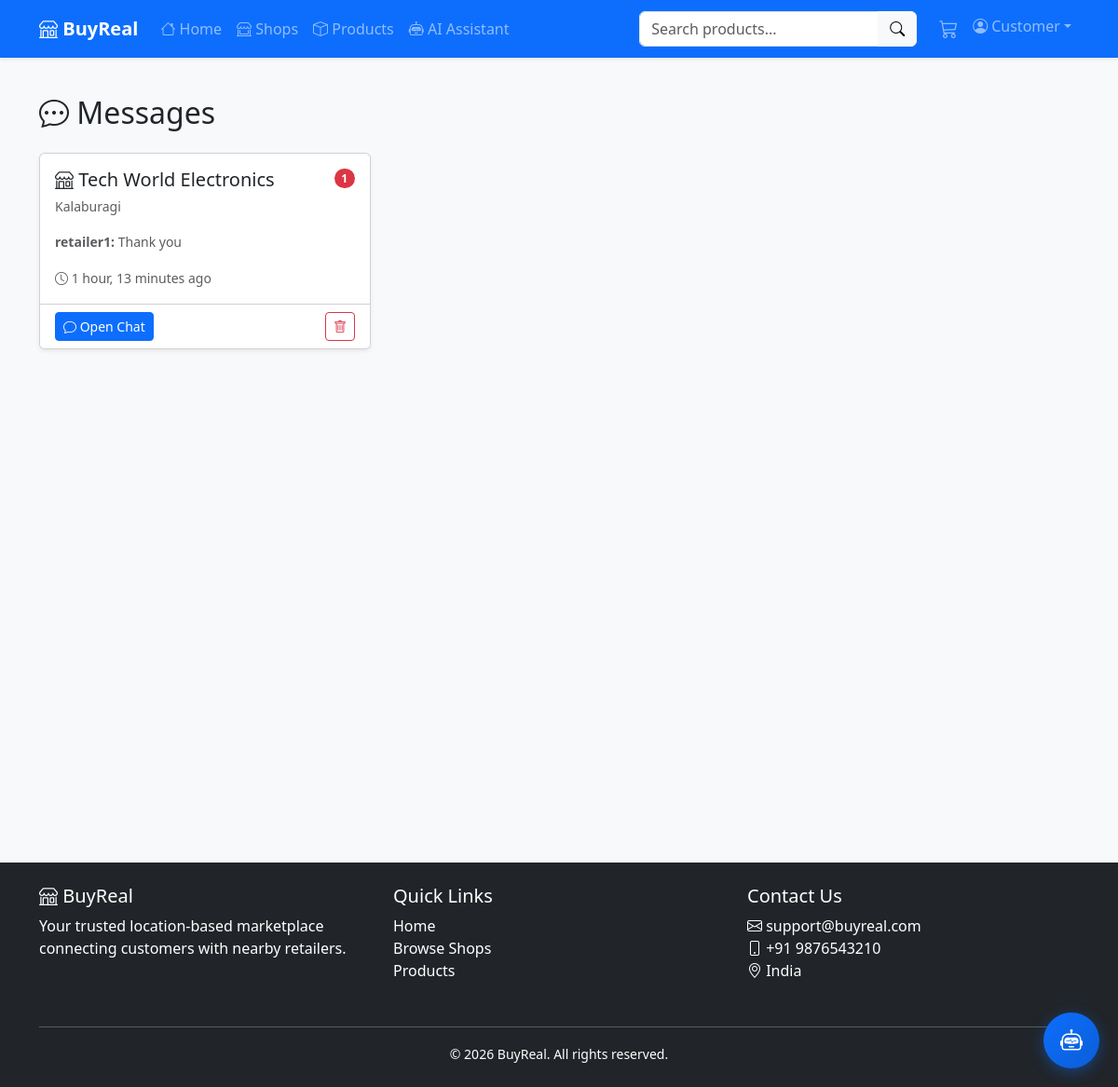
Page /chat/ (signed in) on the committed database.
### users/models.py (models this page shows, shortened)
class CustomUser(AbstractUser):
    ROLE_CHOICES = (
        ('customer', 'Customer'),
        ('retailer', 'Retailer'),
    )
    role = models.CharField(max_length=10, choices=ROLE_CHOICES, default='customer')
    phone = models.CharField(validators=[phone_regex], max_length=17, blank=True, null=True)
    address = models.TextField(blank=True, null=True)
    city = models.CharField(max_length=100, blank=True, null=True)
    state = models.CharField(max_length=100, blank=True, null=True)
    pincode = models.CharField(max_length=10, blank=True, null=True)
    latitude = models.DecimalField(max_digits=9, decimal_places=6, blank=True, null=True)
    longitude = models.DecimalField(max_digits=9, decimal_places=6, blank=True, null=True)
    profile_picture = models.ImageField(upload_to='profile_pics/', blank=True, null=True)
    created_at = models.DateTimeField(auto_now_add=True)
    updated_at = models.DateTimeField(auto_now=True)
    class Meta:
        verbose_name = 'User'
        verbose_name_plural = 'Users'

### chat/models.py (models this page shows, shortened)
class Conversation(models.Model):
    customer = models.ForeignKey(
        settings.AUTH_USER_MODEL,
        on_delete=models.CASCADE,
        related_name='customer_conversations'
    )
    shop = models.ForeignKey(
        Shop,
        on_delete=models.CASCADE,
        related_name='conversations'
    )
    created_at = models.DateTimeField(auto_now_add=True)
    updated_at = models.DateTimeField(auto_now=True)
    customer_unread = models.PositiveIntegerField(default=0)
    retailer_unread = models.PositiveIntegerField(default=0)
    class Meta:
        unique_together = ['customer', 'shop']
        ordering = ['-updated_at']
    @property
    def last_message(self):
        return self.messages.order_by('-created_at').first()

class Message(models.Model):
    conversation = models.ForeignKey(
        Conversation,
        on_delete=models.CASCADE,
        related_name='messages'
    )
    sender = models.ForeignKey(
        settings.AUTH_USER_MODEL,
        on_delete=models.CASCADE,
        related_name='sent_messages'
    )
    content = models.TextField()
    is_read = models.BooleanField(default=False)
    created_at = models.DateTimeField(auto_now_add=True)
    class Meta:
        ordering = ['created_at']

### shops/models.py (models this page shows, shortened)
class Shop(models.Model):
    STATUS_CHOICES = (
        ('pending', 'Pending Approval'),
        ('approved', 'Approved'),
        ('rejected', 'Rejected'),
        ('suspended', 'Suspended'),
    )
    owner = models.OneToOneField(
        settings.AUTH_USER_MODEL,
        on_delete=models.CASCADE,
        related_name='shop'
    )
    name = models.CharField(max_length=200)
    description = models.TextField()
    category = models.ForeignKey(
        Category,
        on_delete=models.SET_NULL,
        null=True,
        blank=True,
        related_name='shops'
    )
    email = models.EmailField()
    phone = models.CharField(max_length=17)
    address = models.TextField()
    city = models.CharField(max_length=100)
    state = models.CharField(max_length=100)
    pincode = models.CharField(max_length=10)
    latitude = models.DecimalField(
        max_digits=9,
        decimal_places=6,
        blank=True,
        null=True,
        validators=[MinValueValidator(-90), MaxValueValidator(90)]
    )
    longitude = models.DecimalField(
        max_digits=9,
        decimal_places=6,
        blank=True,
        null=True,
        validators=[MinValueValidator(-180), MaxValueValidator(180)]
    )
    image = models.ImageField(upload_to='shop_images/', blank=True, null=True)
    gst_number = models.CharField(max_length=20, blank=True, null=True)
    status = models.CharField(max_length=15, choices=STATUS_CHOICES, default='pending')
    rejection_reason = models.TextField(blank=True, null=True)
    offers_delivery = models.BooleanField(default=True)
    delivery_radius = models.PositiveIntegerField(
        default=10,
        help_text="Delivery radius in kilometers"
    )
    minimum_order = models.DecimalField(
        max_digits=10,
        decimal_places=2,
        default=0,
        help_text="Minimum order amount for delivery"
    )
    rating = models.DecimalField(max_digits=3, decimal_places=2, default=0)
    total_reviews = models.PositiveIntegerField(default=0)
    created_at = models.DateTimeField(auto_now_add=True)
    updated_at = models.DateTimeField(auto_now=True)
    class Meta:
        ordering = ['-created_at']

### chat/views.py (the view)
# urls.py: path('', views.conversations, name='conversations'),
@login_required
def conversations(request):
    if request.user.role == 'customer':
        convos = Conversation.objects.filter(customer=request.user).select_related('shop')
    elif request.user.role == 'retailer':
        try:
            shop = request.user.shop
            convos = Conversation.objects.filter(shop=shop).select_related('customer')
        except Shop.DoesNotExist:
            convos = Conversation.objects.none()
    else:
        convos = Conversation.objects.none()
    return render(request, 'chat/conversations.html', {'conversations': convos})

### orders/context_processors.py (called while the page is built)
def cart_count(request):
    count = 0
    if request.user.is_authenticated:
        try:
            if hasattr(request.user, 'role') and request.user.role == 'customer':
                if hasattr(request.user, 'cart'):
                    count = request.user.cart.total_items
        except Exception:
            count = 0
    return {'cart_count': count}

### orders/models.py (called while the page is built)
    @property
    def total_items(self):
        return sum(item.quantity for item in self.items.all())

### templates/chat/conversations.html (shortened to what this page needs)
{% extends 'base.html' %}
{% block content %}
<div class="container py-4">
    <h2 class="mb-4"><i class="bi bi-chat-dots"></i> Messages</h2>
    {% if conversations %}
        <div class="row">
            {% for convo in conversations %}
                <div class="col-md-6 col-lg-4 mb-4">
                    <div class="card shadow-sm h-100">
                        <div class="card-body">
                            <div class="d-flex justify-content-between align-items-start mb-3">
                                <div>
                                    {% if user.role == 'customer' %}
                                        <h5 class="mb-1">
                                            <i class="bi bi-shop"></i> {{ convo.shop.name }}
                                        </h5>
                                        <small class="text-muted">{{ convo.shop.city }}</small>
                                    {% else %}
                                        <h5 class="mb-1">
                                            <i class="bi bi-person"></i>
                                            {{ convo.customer.get_full_name|default:convo.customer.username }}
                                        </h5>
                                        <small class="text-muted">{{ convo.customer.email }}</small>
                                    {% endif %}
                                </div>
                                {% if user.role == 'customer' and convo.customer_unread > 0 %}
                                    <span class="badge bg-danger rounded-pill">{{ convo.customer_unread }}</span>
                                {% elif user.role == 'retailer' and convo.retailer_unread > 0 %}
                                    <span class="badge bg-danger rounded-pill">{{ convo.retailer_unread }}</span>
                                {% endif %}
                            </div>
                            {% if convo.last_message %}
                                <p class="text-muted small mb-3">
                                    <strong>{{ convo.last_message.sender.username }}:</strong>
                                    {{ convo.last_message.content|truncatewords:10 }}
                                </p>
                                <small class="text-muted">
                                    <i class="bi bi-clock"></i> {{ convo.last_message.created_at|timesince }} ago
                                </small>
                            {% else %}
                                <p class="text-muted small mb-3">No messages yet</p>
                            {% endif %}
                        </div>
                        <div class="card-footer bg-white">
                            <div class="d-flex justify-content-between">
                                <a href="{% url 'chat:chat_room' convo.id %}" class="btn btn-primary btn-sm">
                                    <i class="bi bi-chat"></i> Open Chat
                                </a>
                                <a href="{% url 'chat:delete_conversation' convo.id %}"
                                   class="btn btn-outline-danger btn-sm"
                                   onclick="return confirm('Delete this conversation?');">
                                    <i class="bi bi-trash"></i>
                                </a>
                            </div>
                        </div>
                    </div>
                </div>
            {% endfor %}
        </div>
    {% endif %}
</div>
{% endblock %}

### templates/navbar.html (shortened to what this page needs)
{% load static %}
<nav class="navbar navbar-expand-lg navbar-dark bg-primary shadow-sm sticky-top">
    <div class="container">
        <a class="navbar-brand fw-bold" href="{% url 'home' %}">
            <i class="bi bi-shop"></i> BuyReal
        </a>
        <div class="collapse navbar-collapse" id="navbarNav">
            <ul class="navbar-nav me-auto mb-2 mb-lg-0">
                <li class="nav-item">
                    <a class="nav-link" href="{% url 'home' %}">
                        <i class="bi bi-house"></i> Home
                    </a>
                </li>
                <li class="nav-item">
                    <a class="nav-link" href="{% url 'shops:shop_list' %}">
                        <i class="bi bi-shop-window"></i> Shops
                    </a>
                </li>
                <li class="nav-item">
                    <a class="nav-link" href="{% url 'products:product_list' %}">
                        <i class="bi bi-box"></i> Products
                    </a>
                </li>
                {% if user.is_authenticated %}
                <li class="nav-item">
                    <a class="nav-link" href="{% url 'ai_services:chatbot_page' %}">
                        <i class="bi bi-robot"></i> AI Assistant
                    </a>
                </li>
                {% endif %}
            </ul>
            <form class="d-flex me-3 position-relative" action="{% url 'products:product_list' %}" method="GET" id="searchForm">
                <div class="input-group">
                    <input class="form-control" type="search" name="search" id="searchInput" placeholder="Search products..." aria-label="Search" value="{{ request.GET.search }}" autocomplete="off">
                    <button class="btn btn-light" type="submit">
                        <i class="bi bi-search"></i>
                    </button>
                </div>
            </form>
            <ul class="navbar-nav">
                {% if user.is_authenticated %}
                    {% if user.role == 'customer' %}
                        <li class="nav-item">
                            <a class="nav-link position-relative" href="{% url 'orders:cart' %}">
                                <i class="bi bi-cart3 fs-5"></i>
                            </a>
                        </li>
                    {% endif %}
                    <li class="nav-item dropdown">
                        <a class="nav-link dropdown-toggle d-flex align-items-center" href="#" id="userDropdown" role="button" data-bs-toggle="dropdown" aria-expanded="false">
                            <i class="bi bi-person-circle me-1"></i>
                            <span class="d-none d-md-inline">{{ user.first_name|default:user.username }}</span>
                        </a>
                    </li>
                {% endif %}
            </ul>
        </div>
    </div>
</nav>

### static/css/style.css (style rules this page uses)
:root { --primary-color: #0d6efd; --secondary-color: #6c757d; --success-color: #198754; --warning-color: #ffc107; --danger-color: #dc3545; --dark-color: #212529; --light-color: #f8f9fa; }
body { font-family: 'Segoe UI', Tahoma, Geneva, Verdana, sans-serif; background-color: #f8f9fa; }
.card { transition: transform 0.3s ease, box-shadow 0.3s ease; }

### rows in the picture
CustomUser: first_name "Customer"
Conversation: shop.name "Tech World Electronics", shop.city "Kalaburagi", customer_unread "1", last_message.sender.username "retailer1", last_message.content "Thank you", last_message.created_at "1 hour, 13 minutes"
